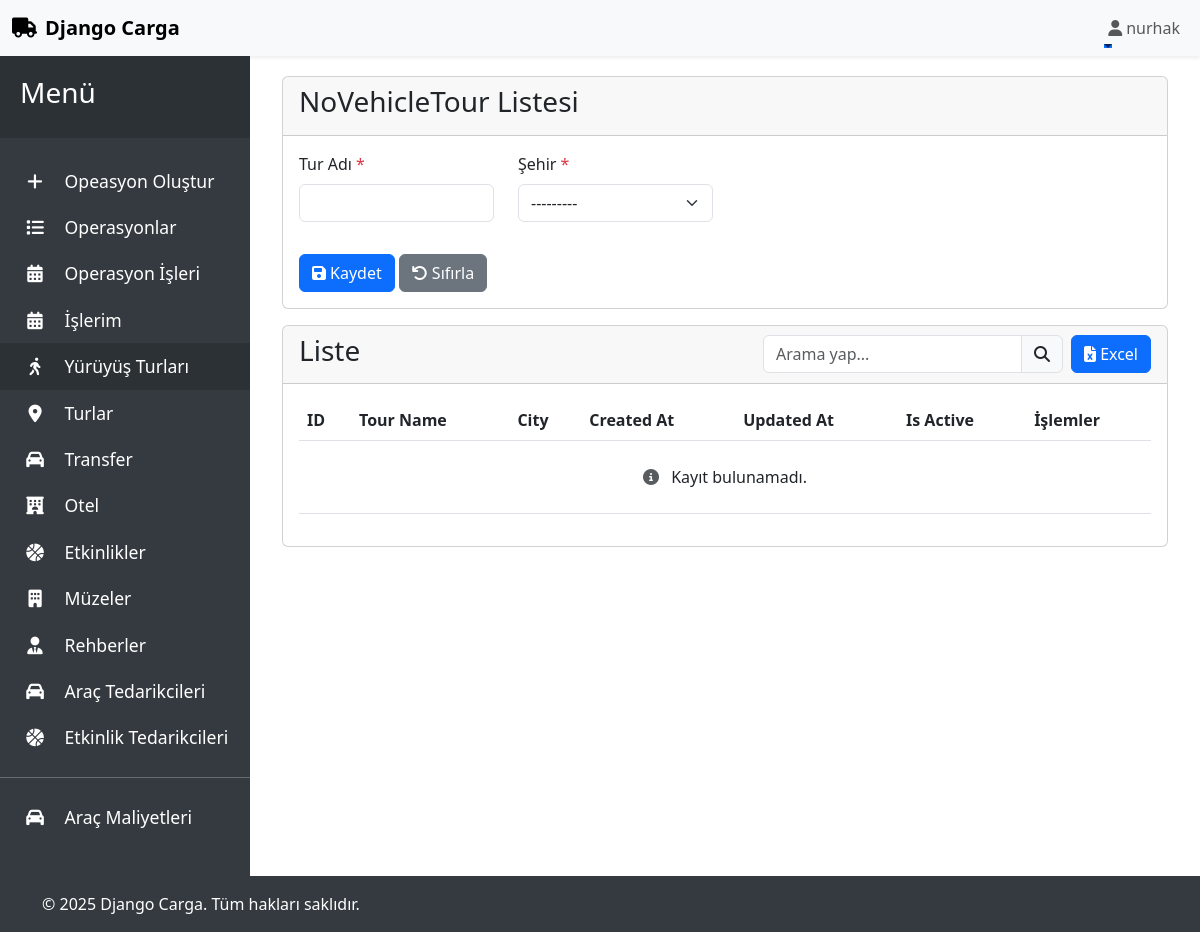
Before: /list/NoVehicleTour/ (signed in) with the older database file.
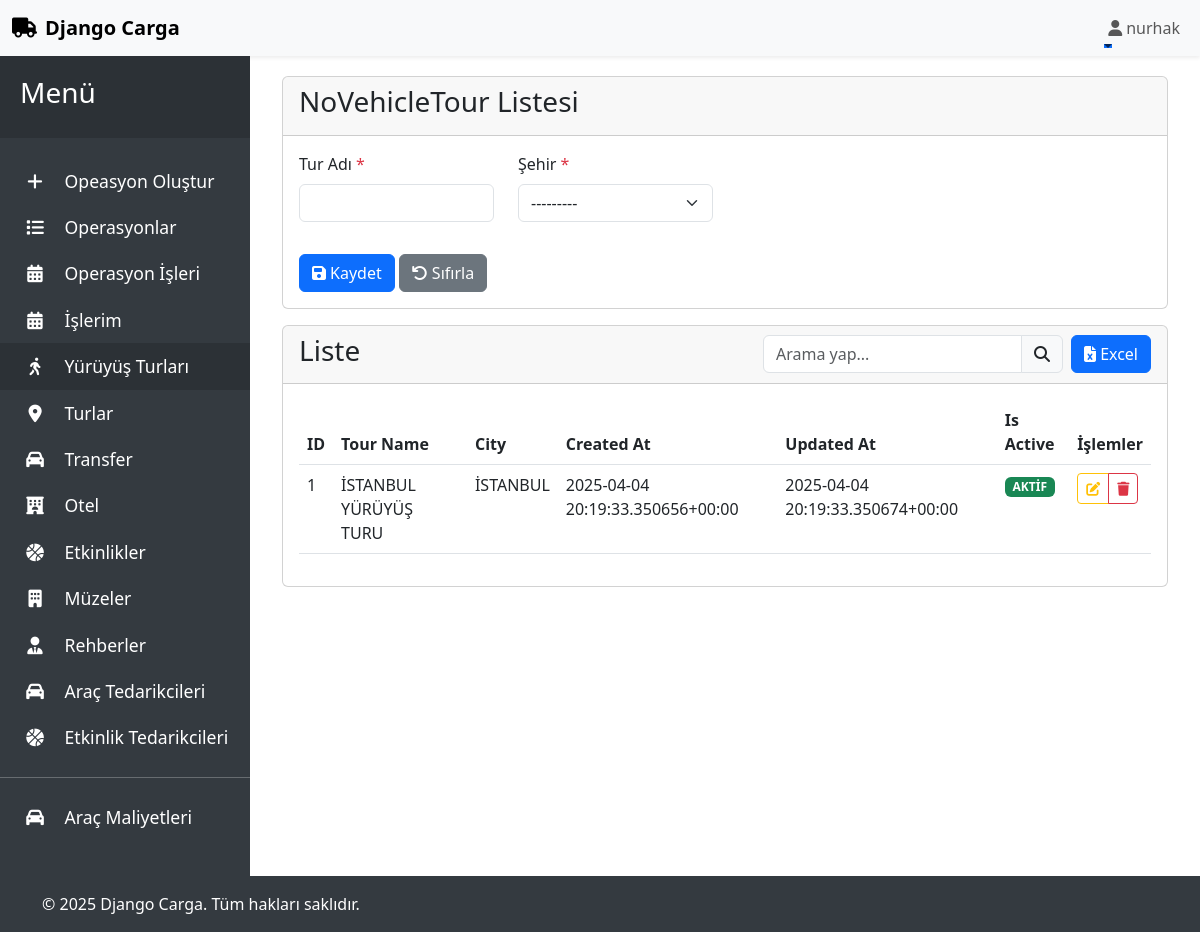
After: the same page with the newer database file.
### tour/models.py (models this page shows, shortened)
class NoVehicleTour(models.Model):
    name = models.CharField(verbose_name="Tour Name", max_length=255)
    city = models.ForeignKey(City, verbose_name="City", on_delete=models.CASCADE)
    created_at = models.DateTimeField(verbose_name="Created At", auto_now_add=True)
    updated_at = models.DateTimeField(verbose_name="Updated At", auto_now=True)
    is_active = models.BooleanField(verbose_name="Is Active", default=True)

class City(models.Model):
    name = models.CharField(verbose_name=("City Name"), max_length=100, unique=True)
    code = models.CharField(verbose_name=("City Code"), max_length=10, unique=True, validators=[MinLengthValidator(2), MaxLengthValidator(10)])
    class Meta:
        verbose_name = _("City")
        verbose_name_plural = _("Cities")
    def __str__(self):
        return self.name

### tour/views.py (the view, shortened to what this page needs)
# urls.py: path('list/<str:model>/', views.generic_list_view, name='list'),
@login_required
def generic_list_view(request, model):
    try:
        model_class = apps.get_model(app_label="tour", model_name=model)
        objects = model_class.objects.all()
        search_query = request.GET.get('search', '')
        form_classes = {
            'Currency': CurrencyForm,
            'VehicleType': VehicleTypeForm,
            'BuyerCompany': BuyerCompanyForm,
            'Tour': TourForm,
            'NoVehicleTour': NoVehicleTourForm,
            'Transfer': TransferForm,
            'Hotel': HotelForm,
            'Museum': MuseumForm,
            'Activity': ActivityForm,
            'Guide': GuideForm,
            'VehicleSupplier': VehicleSupplierForm,
            'ActivitySupplier': ActivitySupplierForm,
            'VehicleCost': VehicleCostForm,
        }
        form_class = form_classes.get(model)
        if not form_class:
            raise ValueError(f'Form sınıfı bulunamadı: {model}')
        if request.method == 'POST':
            form = form_class(request.POST, request.FILES)
            if form.is_valid():
                form.save()
                messages.success(request, 'Kayıt başarıyla oluşturuldu.')
                if request.headers.get('HX-Request'):
                    return render(request, 'generic/generic_form.html', {'form': form_class()})
                return redirect('tour:list', model=model)
        else:
            form = form_class()
        paginator = Paginator(objects, 100)  # Her sayfada 100 kayıt göster
        page = request.GET.get('page')
        try:
            objects = paginator.page(page)
        except PageNotAnInteger:
            objects = paginator.page(1)
        except EmptyPage:
            objects = paginator.page(paginator.num_pages)
        context = {
            'page_title': f'{model} Listesi',
            'model': model,
            'form': form,
            'objects': objects,
            'fields': model_class._meta.fields,
            'detail_url': 'tour:detail',
            'update_url': 'tour:update',
            'delete_url': 'tour:delete',
            'search_query': search_query,  # Arama sorgusunu context'e ekle
        }
        if request.headers.get('HX-Request'):
            return render(request, 'generic/generic_table.html', context)
        return render(request, 'generic/generic.html', context)
    except (LookupError, ValueError) as e:
        messages.error(request, f'Model bulunamadı: {str(e)}')
        return render(request, 'tour/error.html', {'error': 'Model bulunamadı'})

### tour/forms.py
class NoVehicleTourForm(forms.ModelForm):
    class Meta:
        model = NoVehicleTour
        fields = ['name', 'city']
        labels = {
            'name': 'Tur Adı',
            'city': 'Şehir'
        }
        widgets = {
            'city': SearchableSelect()
        }

### tour/templatetags/custom_filters.py (called while the page is built)
@register.filter
def add_class(field, class_name):
    return field.as_widget(attrs={'class': class_name})

@register.filter
def getattr_filter(obj, attr):
    try:
        return getattr(obj, attr)
    except (AttributeError, TypeError):
        return None

### tour/templates/generic/generic.html (shortened to what this page needs)
{% extends 'base.html' %}
{% load static %}
{% load custom_filters %}
{% block content %}
<div class="container-fluid">
    <div class="row">
        <div class="col-12">
            <div class="card">
                <div class="card-header">
                    <h3 class="card-title">{{ page_title }}</h3>
                </div>
                <div class="card-body">
                    {% include 'generic/generic_form.html' with form=form %}
                </div>
            </div>
            <div class="card mt-3">
                <div class="card-header d-flex justify-content-between align-items-center">
                    <h3 class="card-title">Liste</h3>
                    <div class="d-flex justify-content-end">
                        <div class="input-group me-2" style="width: 300px;">
                            <input type="text"
                                   class="form-control"
                                   id="search-input"
                                   name="search"
                                   placeholder="Arama yap..."
                                   value="{{ search_query }}"
                                   hx-get="{% url 'tour:list' model=model %}"
                                   hx-trigger="keyup changed delay:500ms, search"
                                   hx-target="#table-container"
                                   hx-push-url="true">
                            <span class="input-group-text">
                                <i class="fas fa-search"></i>
                            </span>
                        </div>
                        <a href="{% url 'tour:export' model=model %}" class="btn btn-primary">
                            <i class="fas fa-file-excel"></i>
                            Excel
                        </a>
                    </div>
                </div>
                <div class="card-body">
                    <div id="table-container">
                        {% include 'generic/generic_table.html' with objects=objects fields=fields detail_url=detail_url update_url=update_url delete_url=delete_url %}
                    </div>
                </div>
            </div>
        </div>
    </div>
</div>
{% endblock %}

### tour/templates/generic/generic_tr.html (shortened to what this page needs)
{% load custom_filters %}
<tr id="row-{{ object.id }}">
    {% for field in fields %}
    <td>
        {% if field.name == 'image' and object.image %}
            <img src="{{ object.image.url }}" alt="{{ object }}" class="img-thumbnail" style="max-width: 50px;">
        {% elif field.name == 'date' %}
            {{ object|getattr_filter:field.name|date:"d.m.Y" }}
        {% elif field.name == 'time' %}
            {{ object|getattr_filter:field.name|time:"%H:%M" }}
        {% elif field.name == 'is_active' %}
            {% if object|getattr_filter:field.name|upper %}
                <span class="badge bg-success">AKTİF</span>
            {% else %}
                <span class="badge bg-danger">PASİF</span>
            {% endif %}
        {% else %}
            {{ object|getattr_filter:field.name|upper }}
        {% endif %}
    </td>
    {% endfor %}
    <td>
        <div class="btn-group btn-group-sm">
            <button type="button" class="btn btn-outline-warning" title="Düzenle"
                    hx-get="{% url 'tour:update' model=model pk=object.id %}"
                    hx-target="#form-container"
                    hx-swap="innerHTML">
                <i class="fas fa-edit"></i>
            </button>
            <button type="button" class="btn btn-outline-danger" title="Sil"
                    hx-delete="{% url 'tour:delete' model=model pk=object.id %}"
                    hx-target="#row-{{ object.id }}"
                    hx-swap="outerHTML"
                    hx-confirm="Bu kaydı silmek istediğinizden emin misiniz?">
                <i class="fas fa-trash"></i>
            </button>
        </div>
    </td>
</tr>

Changed rows visible on the page:
added NoVehicleTour: fields "1" "İSTANBUL YÜRÜYÜŞ TURU" "İSTANBUL" "2025-04-04 20:19:33.350656+00:00" "2025-04-04 20:19:33.350674+00:00", is_active "AKTİF"
Other visible differences:
text no longer shown: "Kayıt bulunamadı."
